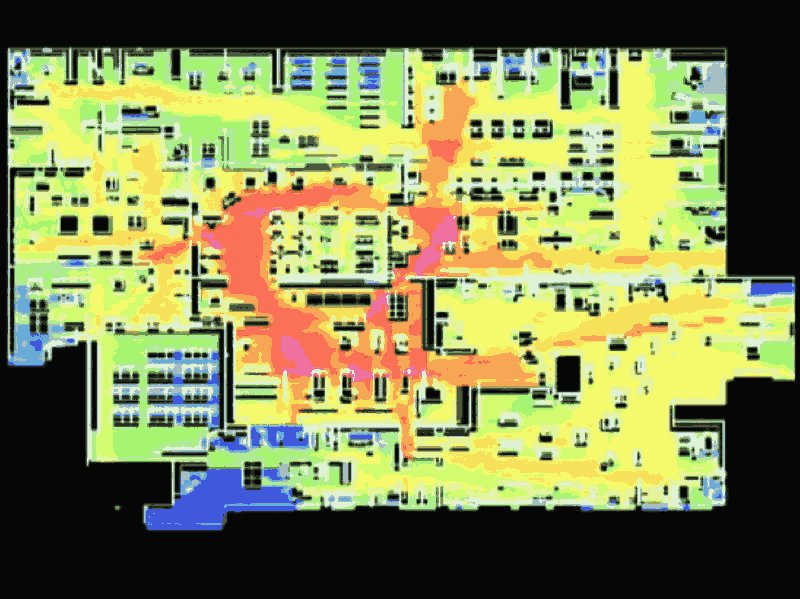
#> input picture opencv-test/input.jpg, 800 x 599 px
$ python nyoba.py
#> lines starting #> are read from the running program, lines starting #| are printed output that depends on the picture
from PIL import Image
import operator
from collections import defaultdict
import re

input_path = 'input.jpg'
output_path = 'output.png'
size = (4,4)

palette = [
    (45,  50,  50),  #black
    (240, 68,  64),  #red
    (211, 223, 223), #white
    (160, 161, 67),  #green
    (233, 129, 76),  #orange
]
while len(palette) < 256:
    palette.append((0, 0, 0))

flat_palette = reduce(lambda a, b: a+b, palette)
assert len(flat_palette) == 768

palette_img = Image.new('P', (1, 1), 0)
palette_img.putpalette(flat_palette)

multiplier = 8
img = Image.open(input_path)
#> img is the input picture: PIL image 800x599 RGB; mean R, G, B 128.1, 133.1, 82.7
img = img.resize((size[0] * multiplier, size[1] * multiplier), Image.BICUBIC)
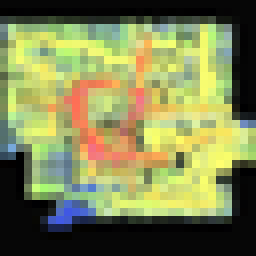
#> img: PIL image 32x32 RGB (shown 8 times larger); mean R, G, B 128.3, 133.4, 82.9
img = img.quantize(palette=palette_img) #reduce the palette
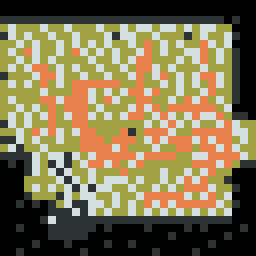
#> img: PIL image 32x32 P (shown 8 times larger); mean R, G, B 128.6, 117.2, 82.1

img = img.convert('RGB')
out = Image.new('RGB', size)
for x in range(size[0]):
    for y in range(size[1]):
        #sample at get average color in the corresponding square
        histogram = defaultdict(int)
        for x2 in range(x * multiplier, (x + 1) * multiplier):
            for y2 in range(y * multiplier, (y + 1) * multiplier):
                histogram[img.getpixel((x2,y2))] += 1
        color = max(histogram.iteritems(), key=operator.itemgetter(1))[0]
        out.putpixel((x, y), color)

out.save(output_path)
